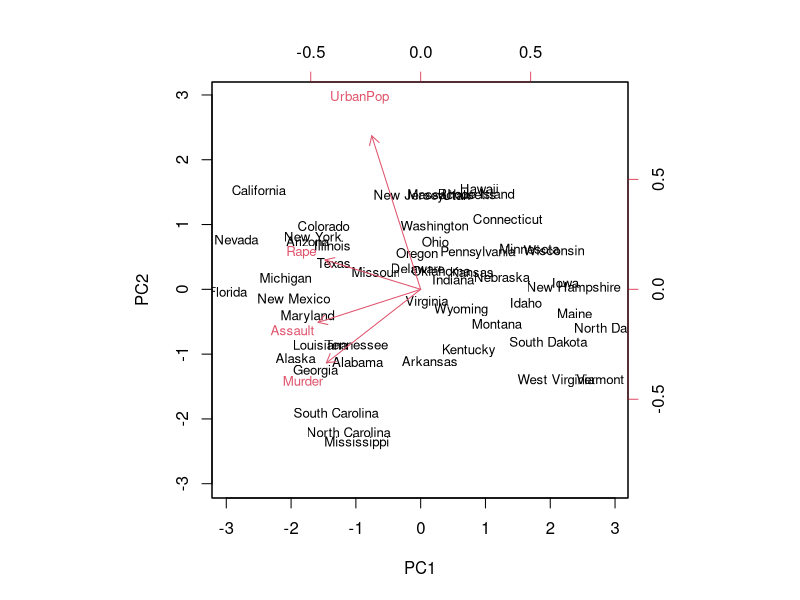
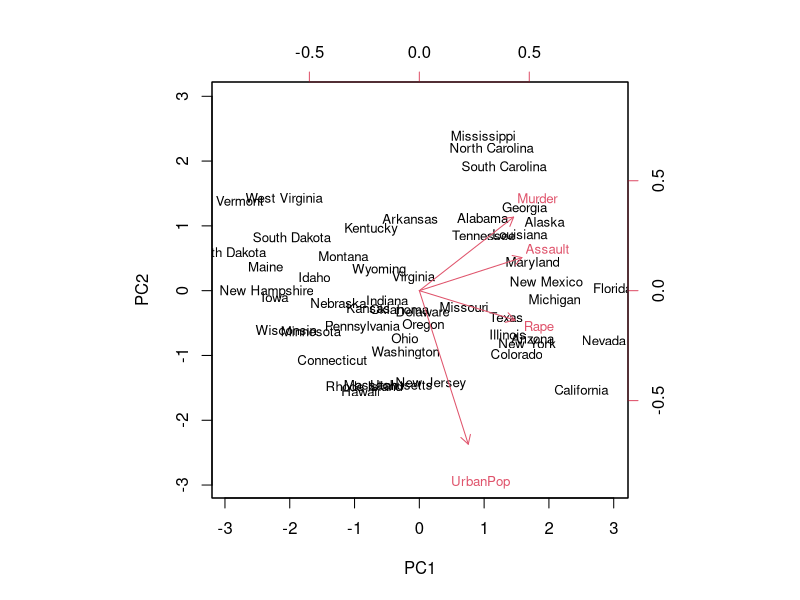
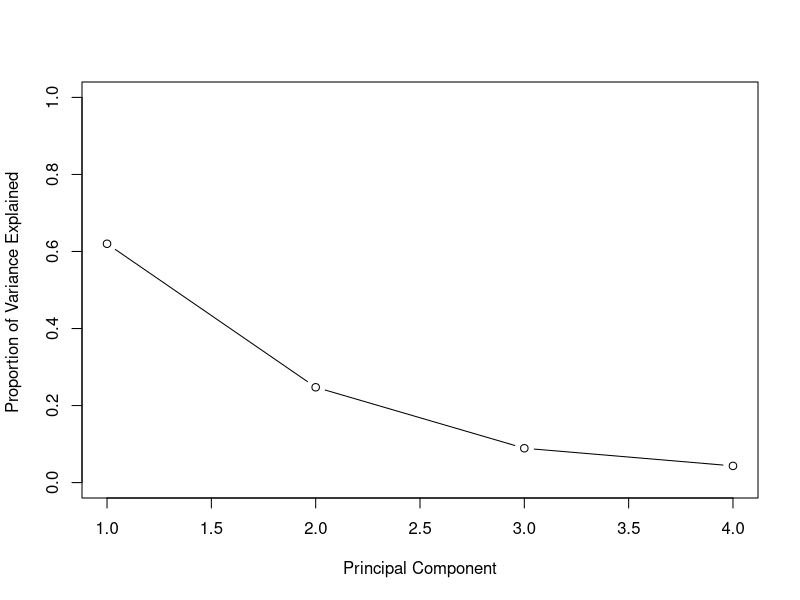
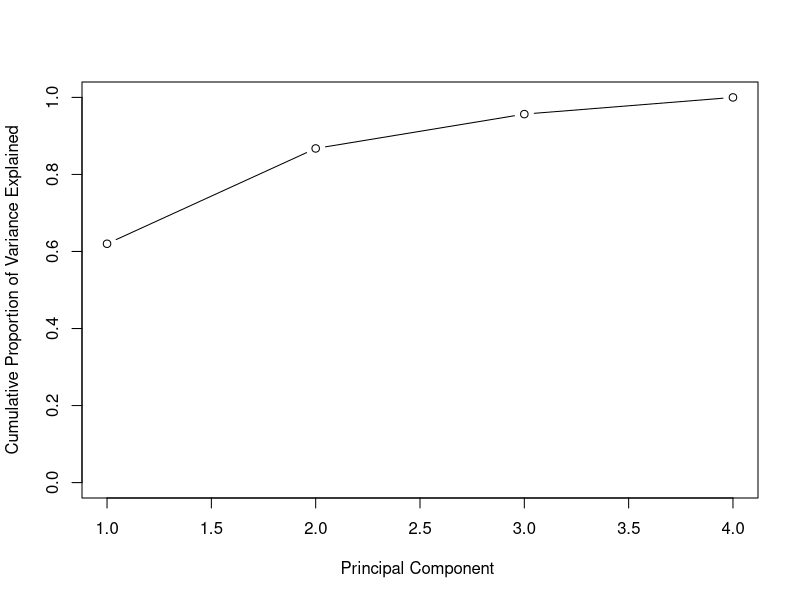

The R source for these figures, in order:
## ---- chunk 1
knitr::opts_chunk$set(echo = TRUE)
## ---- chunk 2
# Load data on violent crimes by US state
library(MASS)

head(USArrests)
## ---- chunk 3
# Create a variable for US states
states <- row.names(USArrests)
states
## ---- chunk 4
# Mean and variance of features in the data set
apply(USArrests, 2, mean)
apply(USArrests, 2, var)
## ---- chunk 5
# Run PCA
pca_out <- prcomp(USArrests, center = TRUE, scale = TRUE)

# Check model object
names(pca_out)
## ---- chunk 6
pca_out$center
pca_out$scale
## ---- chunk 7
pca_out$rotation
## ---- chunk 8
head(pca_out$x)
## ---- chunk 9
biplot(pca_out, scale = 0, cex = .8)
## ---- chunk 10
# Turning things around
pca_out$rotation <- -pca_out$rotation
pca_out$x <- -pca_out$x
biplot(pca_out, scale = 0, cex = .8)
## ---- chunk 11
# Standard deviation on new scales
pca_out$sdev

# Compute variance
pca_var <- pca_out$sdev^2
pca_var

# Proportion of variance explained by each principal component
pve <- pca_var / sum(pca_var)
pve
## ---- chunk 12
# Finding the ellbow
plot(pve, xlab = "Principal Component", 
ylab = "Proportion of Variance Explained ", 
ylim = c(0, 1), type = "b")
## ---- chunk 13
# Function to compute cumulative sums
a <- c(1, 2, 8, -3)
cumsum(a)
## ---- chunk 14
# What is the cumulative proportion of variance explained by principal components?
plot(cumsum(pve), xlab = "Principal Component ",
ylab = " Cumulative Proportion of Variance Explained ", 
ylim = c(0, 1), type = "b")
